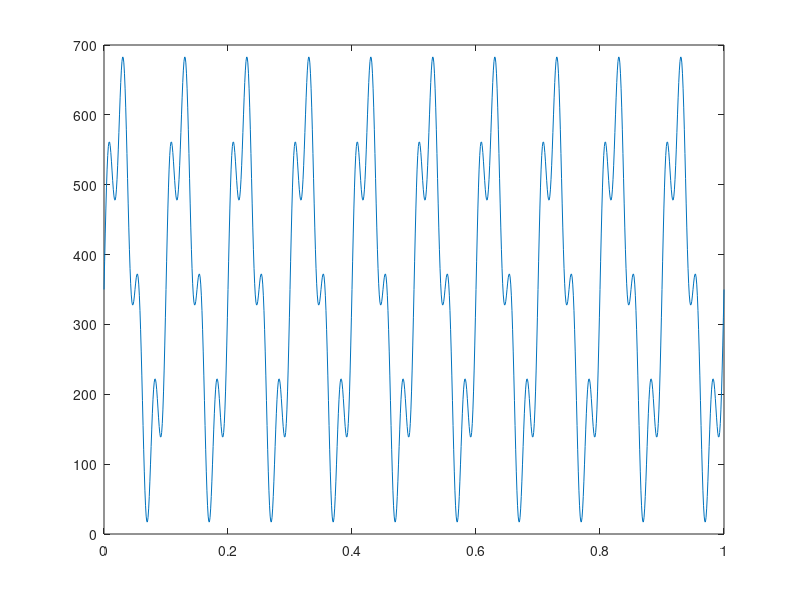
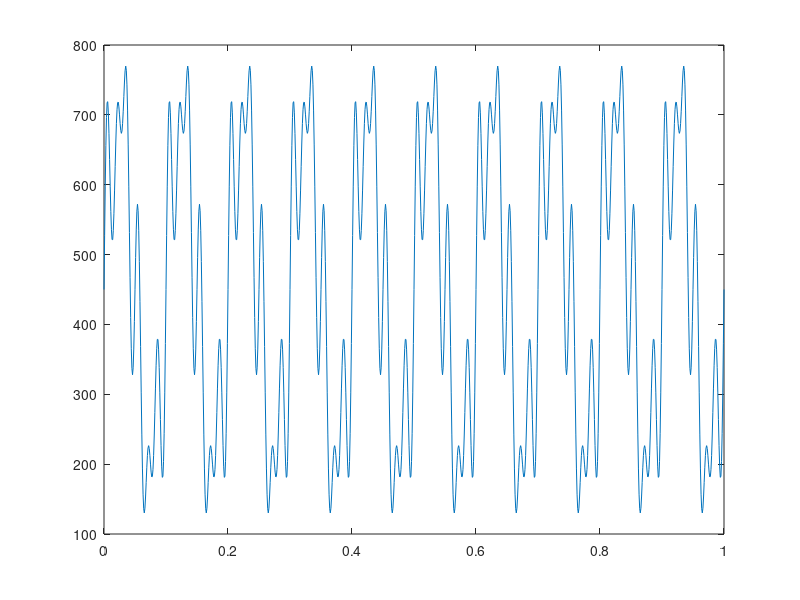

Here is the MATLAB script that generated these plots, in order:
close all
t=0:0.001:0.001*1000;
ys1=1+sin(2*pi*10*t);
ys2=1+sin(2*pi*40*t);
ys3=ys1*250+ys2*100;
plot(t,ys3);
ys4=(1+sin(2*pi*60*t))*100;
ys5=ys4+ys3;
figure
plot(t,ys5);